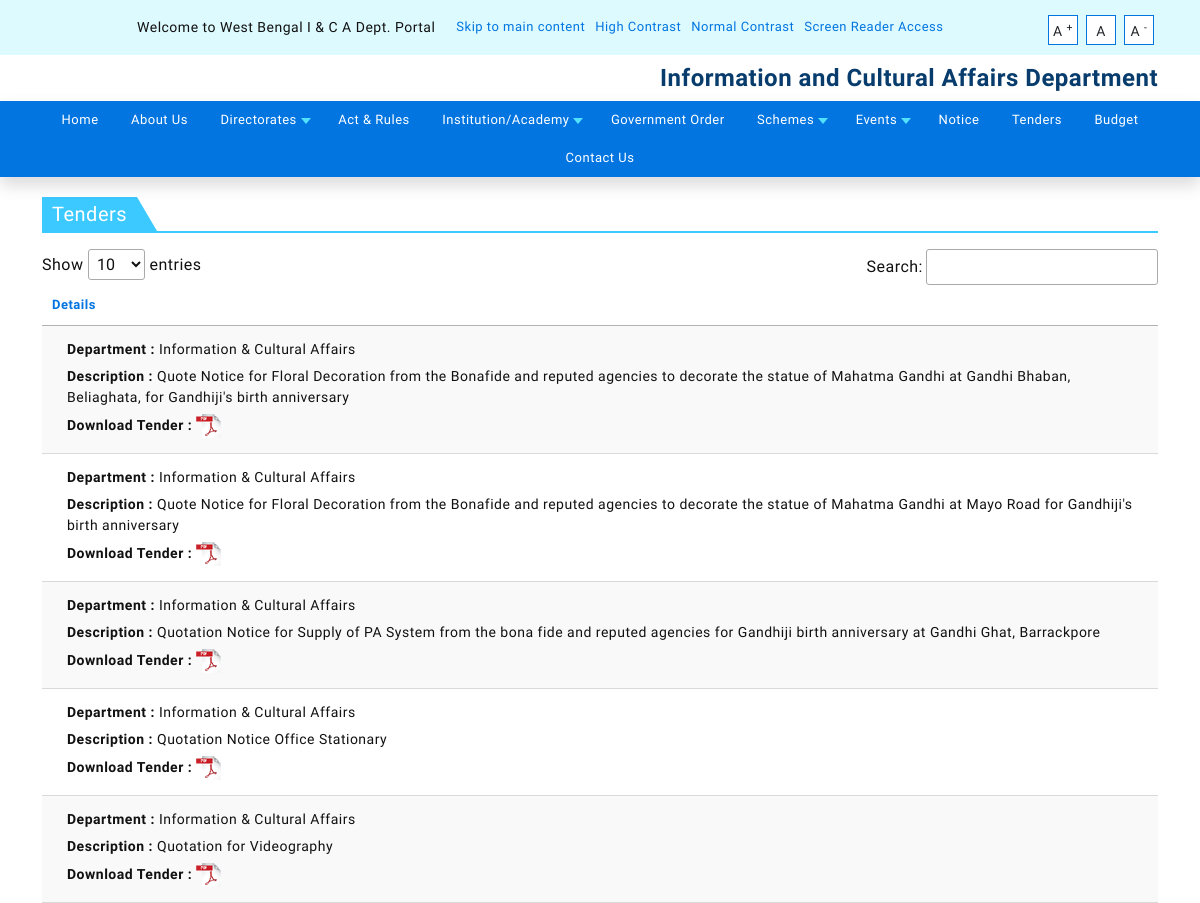
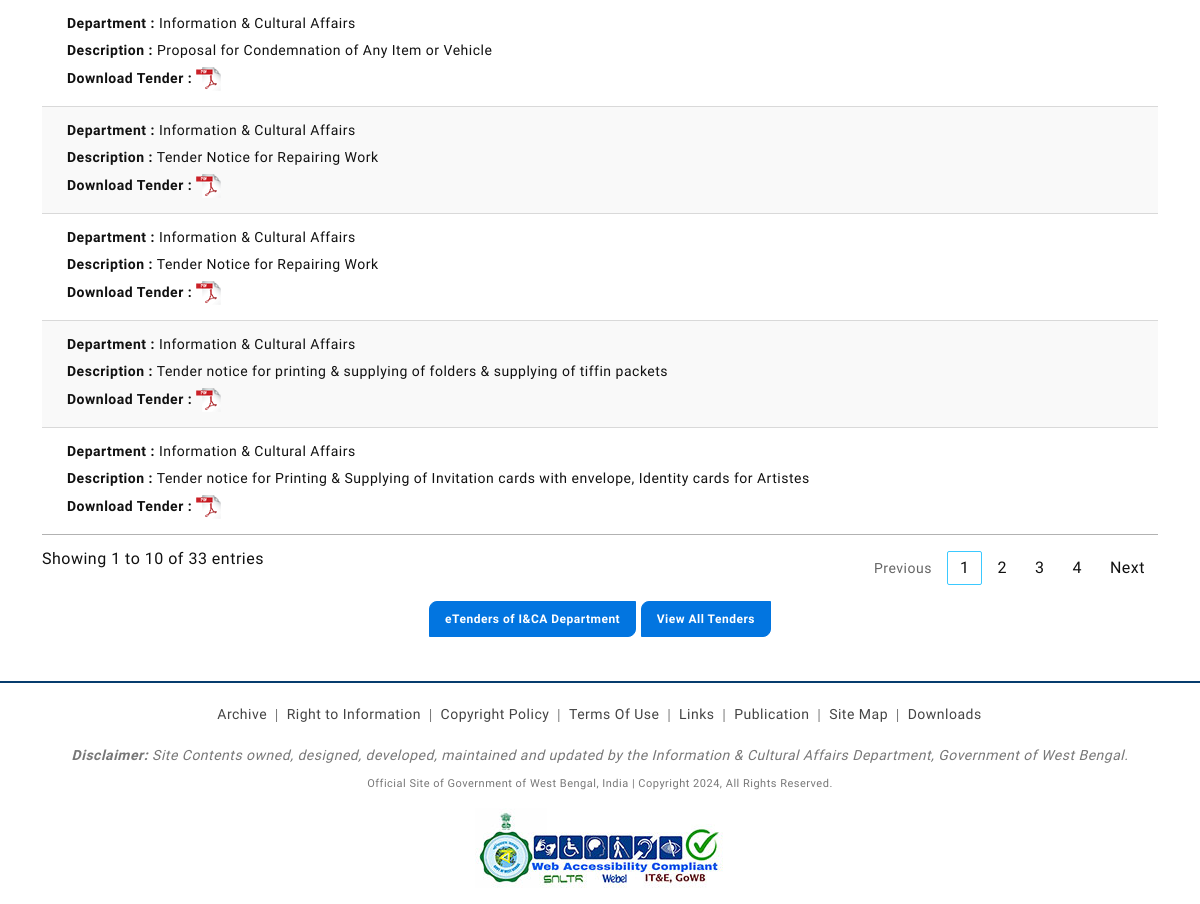
The page /tenders.php on the database its author committed (2 pictures, top to bottom).
### tables this page shows
CREATE TABLE `wbinc_tenders` (
  `ID` int(11) NOT NULL,
  `department` text NOT NULL,
  `description` text NOT NULL,
  `date_of_issue` text NOT NULL,
  `last_date_of_receipt` text NOT NULL,
  `documents` text NOT NULL,
  `link` text NOT NULL,
  `status` enum('0','1') NOT NULL DEFAULT '1',
  `created_date` timestamp NOT NULL DEFAULT current_timestamp(),
  `updated_date` timestamp NOT NULL DEFAULT current_timestamp() ON UPDATE current_timestamp()
);

### wb-admin/classes/Database.class.php (called while the page is built)
<?php
class Database {
    private $host = DB_HOST;
    private $user = DB_USER;
    private $pswd = DB_PASSWORD;
    private $dbName = DB_NAME;
    protected function connect() {
        $dsn = 'mysql:host=' . $this->host . ';dbname=' . $this->dbName;
        $pdo = new PDO($dsn, $this->user, $this->pswd);
        $pdo->setAttribute(PDO::ATTR_DEFAULT_FETCH_MODE, PDO::FETCH_ASSOC);
        return $pdo;
    }
}

### wb-admin/classes/Common.class.php (called while the page is built, shortened)
<?php
class Common extends Database {
    public function get_post($table = '', $id = '') {
        try {
            if ($id != '') {
                $sql = 'SELECT * FROM ' . $table . ' WHERE ID = ' . $id;
            } else {
                $sql = 'SELECT * FROM ' . $table ;
            }
            $stmt = $this->connect()->query($sql);
            $results = $stmt->fetchAll(PDO::FETCH_ASSOC);
            return $results;
        } catch (PDOException $error) {
            $this->wc_add_notice('error', $error->getMessage());
        }
        die;
    }
}

### tenders.php (the view, shortened to what this page needs)
<?php
$tenders = $Common->get_post(TENDERS);
rsort($tenders);
?>
<!DOCTYPE html>
<html lang="en">
    <head>
        <?php include 'include/header.php' ?>
    </head>
    <body>
        <?php include 'include/navigation.php' ?>
        <div class="mid">
            <div class="sectiongap">
                <div class="container">
                    <h2><strong>Tenders</strong></h2>
                    <div class="tenders">
                        <div class="datatable mt-3 mb-3">
                            <table id="tender_tbl" class="display" style="width:100%">
                                <thead>
                                    <tr>
                                        <th class="extra_width">Details</th>
                                    </tr>
                                </thead>
                                <tbody>
                                    <?php foreach ($tenders as $tender): ?>
                                        <tr>
                                            <td>
                                                <ul>
                                                    <li><strong>Department :</strong> <?php echo $tender['department']; ?></li>
                                                    <li><strong>Description :</strong> <?php echo $tender['description']; ?></li>
                                                    <li>
                                                        <strong>Download Tender :</strong>
                                                        <a href="<?php echo !empty($tender['link']) ? $tender['link'] : ASSET_URL . $tender['documents']; ?>" target="_blank"><img src="images/pdf-icon.png"></a>
                                                    </li>
                                                </ul>
                                            </td>
                                        </tr>
                                    <?php endforeach; ?>
                                </tbody>
                            </table>
                        </div>
                        <div class="text-center">
                            <a class="btn btn-primary" href="https://wbtenders.gov.in/nicgep/app?component=%24DirectLink&page=FrontEndTendersByOrganisation&service=direct&session=T&sp=SzrWGe2omRwS4kkUKQoNi3tS0Fec7wUuNy1YFXyqSerE%3D" role="button" target="_blank">eTenders of I&CA Department</a>
                            <a class="btn btn-primary" href="https://wbtenders.gov.in/nicgep/app" role="button" target="_blank">View All Tenders</a>
                        </div>
                    </div>
                </div>
            </div>
        </div>
        <?php include 'include/footer.php' ?>
    </body>
</html>

### css/fancybox.css (style rules this page uses)
:root { --f-spinner-width: 36px;--f-spinner-height: 36px;--f-spinner-color-1: rgba(0, 0, 0, 0.1);--f-spinner-color-2: rgba(17, 24, 28, 0.8);--f-spinner-stroke: 2.75 }
:root { --f-button-width: 40px;--f-button-height: 40px;--f-button-border: 0;--f-button-border-radius: 0;--f-button-color: #374151;--f-button-bg: #f8f8f8;--f-button-hover-bg: #e0e0e0;--f-button-active-bg: #d0d0d0;--f-button-shadow: none;--f-button-transition: all 0.15s ease;--f-button-transform: none;--f-button-svg-width: 20px;--f-button-svg-height: 20px;--f-button-svg-stroke-width: 1.5;--f-button-svg-fill: none;--f-button-svg-filter: none;--f-button-svg-disabled-opacity: 0.65 }

### style.css (style rules this page uses)
body { margin: 0; padding: 0; font-family: "Questrial", sans-serif; height: 100%; min-height: 100vh; display: flex; flex-direction: column; letter-spacing: 0.5px; }
html { height: 100%; scroll-behavior: smooth; }
.mid a { color: #0275e0; text-decoration: none; font-weight: 500; transition: all 0.3s ease; }
h1, h2 { font-family: "Questrial", sans-serif; font-size: 26px; font-weight: 500; margin-bottom: 10px; position: relative; color: #073c6d; }
.sectiongap { padding: 20px 0; }
ul { padding: 5px 0 0 15px; margin-bottom: 0; }
li { margin-bottom: 6px; font-size: 14px; }
.btn-primary, .btn-secondary { display: inline-block; padding: 8px 15px; text-decoration: none; transition: all 0.2s ease; position: relative; background-color: transparent; text-transform: cappitalize; font-weight: 600; font-size: 13px !important; overflow: hidden; border: 1px solid #0275e0; color: #073c6d; transition-delay: 0.1s; border-radius: 8px 0; }
.btn-primary:before, .btn-secondary:before { content: ""; display: block; position: absolute; top: 50%; left: 50%; width: 0; height: 0; background: #073c6d; transform: translate(-50%, -50%); transition: all 0.5s ease; border-radius: 50px; z-index: -1; }
.mid h2 { margin-bottom: 16px; border-bottom: 2px solid #3bc9ff; }
.mid h2 strong { background: #0082d6; padding: 5px 15px; color: #fff; position: relative; background: #3bc9ff; color: #fff; font-size: 20px; font-weight: 500; display: inline-block; padding: 5px 10px; }
.mid h2 strong::after { content: ""; position: absolute; right: -20px; bottom: 0; width: 0; height: 0; border-left: 20px solid #3bc9ff; border-top: 34px solid transparent; }
.mid ul { display: table; }
::placeholder { font-size: 14px; }
::marker { font-size: 0; }
.datatable { color: #111; }
.datatable ul { list-style: none; }
table.dataTable.display > tbody > tr > td { font-size: 14px; }
table.dataTable tbody th:last-child, table.dataTable tbody td:last-child { width: 15% !important; }
.tenders .btn-primary, .tenders .btn-secondary { display: inline-block; padding: 8px 15px; text-decoration: none; transition: all 0.2s ease; position: relative; background-color: #0275e0; text-transform: cappitalize; font-weight: 600; font-size: 12px !important; overflow: hidden; border: 1px solid #0275e0; color: #fff; transition-delay: 0.1s; border-radius: 8px 0; }
table.dataTable { font-weight: 400; }
table.dataTable thead th, table.dataTable tfoot th { color: #0275e0; font-size: 13px; }

### rows shown on the page
wbinc_tenders: department "Information & Cultural Affairs", description "Quote Notice for Floral Decoration from the Bonafide and reputed agencies to decorate the statue of Mahatma Gandhi at Gandhi Bhaban, Beliaghata, for Gandhiji's birth anniversary"
wbinc_tenders: department "Information & Cultural Affairs", description "Quote Notice for Floral Decoration from the Bonafide and reputed agencies to decorate the statue of Mahatma Gandhi at Mayo Road for Gandhiji's birth anniversary"
wbinc_tenders: department "Information & Cultural Affairs", description "Quotation Notice for Supply of PA System from the bona fide and reputed agencies for Gandhiji birth anniversary at Gandhi Ghat, Barrackpore"
wbinc_tenders: department "Information & Cultural Affairs", description "Quotation Notice Office Stationary"
wbinc_tenders: department "Information & Cultural Affairs", description "Quotation for Videography"
wbinc_tenders: department "Information & Cultural Affairs", description "Proposal for Condemnation of Any Item or Vehicle"
wbinc_tenders: department "Information & Cultural Affairs", description "Tender Notice for Repairing Work"
wbinc_tenders: department "Information & Cultural Affairs", description "Tender Notice for Repairing Work"
wbinc_tenders: department "Information & Cultural Affairs", description "Tender notice for printing & supplying of folders & supplying of tiffin packets"
wbinc_tenders: department "Information & Cultural Affairs", description "Tender notice for Printing & Supplying of Invitation cards with envelope, Identity cards for Artistes"
